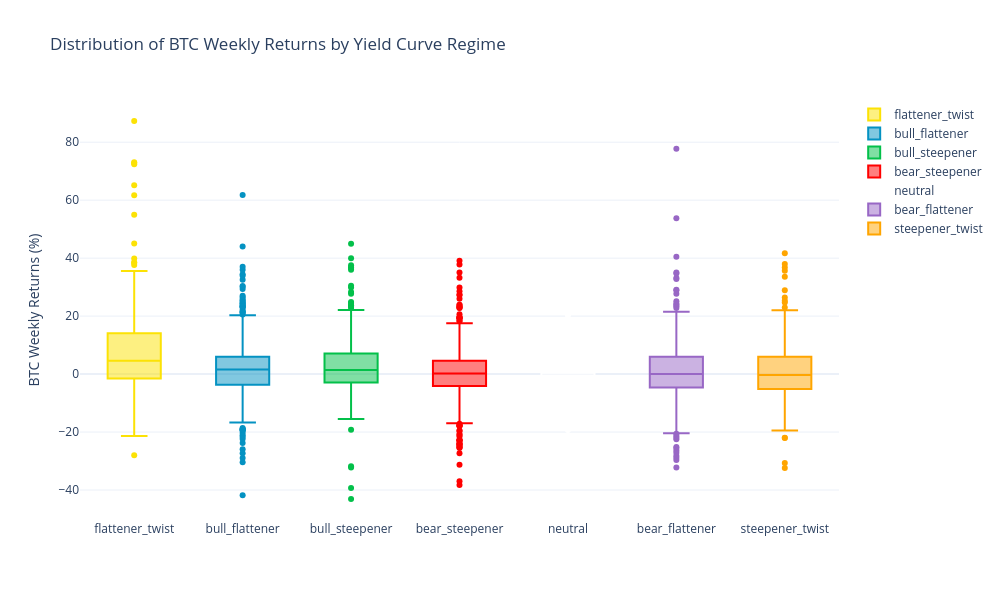

Source (notebook cell):
### Code cell
import pandas as pd
import numpy as np
import plotly.graph_objects as go
from plotly.subplots import make_subplots
from scipy import stats

# Load BTC data and calculate weekly returns
btc = pd.read_csv('micro/assetData/bitcoin.csv')
btc['date'] = pd.to_datetime(btc['date'])
btc.set_index('date', inplace=True)
btc['BTC_Weekly'] = btc.iloc[:, 0].pct_change(7) * 100  # 7-day change

# Load yield curve regime data
yc = pd.read_csv('macro/fredChanges/yieldCurveRegime_changes_daily.csv')
yc['date'] = pd.to_datetime(yc['date'])
yc.set_index('date', inplace=True)

# Merge data
merged = pd.merge(btc['BTC_Weekly'], yc[['regime', 'color']], 
                 left_index=True, right_index=True, 
                 how='left')

# Remove NaN values
merged = merged.dropna()

# Calculate statistics for each regime
regime_stats = {}
for regime in merged['regime'].unique():
    regime_data = merged[merged['regime'] == regime]['BTC_Weekly']
    regime_stats[regime] = {
        'mean': regime_data.mean(),
        'median': regime_data.median(),
        'std': regime_data.std(),
        'count': len(regime_data),
        'min': regime_data.min(),
        'max': regime_data.max()
    }

# Convert to DataFrame for easy display
stats_df = pd.DataFrame(regime_stats).round(2)
print("\nBTC Weekly Returns Statistics by Regime:")
print(stats_df)

# Perform one-way ANOVA to test if returns are significantly different across regimes
regimes = merged['regime'].unique()
regime_groups = [merged[merged['regime'] == regime]['BTC_Weekly'].dropna() for regime in regimes]
f_stat, p_value = stats.f_oneway(*regime_groups)

print(f"\nOne-way ANOVA test:")
print(f"F-statistic: {f_stat:.2f}")
print(f"p-value: {p_value:.4f}")

# Calculate mean returns for each regime
mean_returns = merged.groupby('regime')['BTC_Weekly'].agg(['mean', 'count']).round(2)
print("\nMean Returns by Regime:")
print(mean_returns)

# Create box plot of returns by regime
fig = go.Figure()

for regime in merged['regime'].unique():
    regime_data = merged[merged['regime'] == regime]['BTC_Weekly']
    color = merged[merged['regime'] == regime]['color'].iloc[0]
    
    fig.add_trace(go.Box(
        y=regime_data,
        name=regime,
        marker_color=color,
        boxpoints='outliers'
    ))

fig.update_layout(
    title='Distribution of BTC Weekly Returns by Yield Curve Regime',
    yaxis_title='BTC Weekly Returns (%)',
    showlegend=True,
    height=600,
    width=1000,
    template='plotly_white'
)

fig.show()

# Additional analysis: Calculate probability of positive returns in each regime
prob_positive = merged.groupby('regime').apply(
    lambda x: (x['BTC_Weekly'] > 0).mean() * 100
).round(2)

print("\nProbability of Positive Weekly Returns by Regime (%):")
print(prob_positive)

# Calculate volatility (annualized) for each regime
annualized_vol = merged.groupby('regime')['BTC_Weekly'].std() * np.sqrt(52)

print("\nAnnualized Volatility by Regime (%):")
print(annualized_vol.round(2))

### Figure 1 — Plotly figure (JSON) as saved in the notebook; plotly's stock layout.template omitted (floating-point values rounded to 4 significant figures; data arrays with more than 128 entries replaced by an {"elided": "..."} marker saying what was removed)
{"data": [{"boxpoints": "outliers", "marker": {"color": "#FCE205"}, "name": "flattener_twist", "type": "box", "y": {"elided": "180 float values"}}, {"boxpoints": "outliers", "marker": {"color": "#0492C2"}, "name": "bull_flattener", "type": "box", "y": {"elided": "634 float values"}}, {"boxpoints": "outliers", "marker": {"color": "#03C04A"}, "name": "bull_steepener", "type": "box", "y": {"elided": "270 float values"}}, {"boxpoints": "outliers", "marker": {"color": "#FF0000"}, "name": "bear_steepener", "type": "box", "y": {"elided": "679 float values"}}, {"boxpoints": "outliers", "marker": {"color": "#FFFFFF"}, "name": "neutral", "type": "box", "y": {"elided": "249 float values"}}, {"boxpoints": "outliers", "marker": {"color": "#9867C5"}, "name": "bear_flattener", "type": "box", "y": {"elided": "463 float values"}}, {"boxpoints": "outliers", "marker": {"color": "#FFA500"}, "name": "steepener_twist", "type": "box", "y": {"elided": "347 float values"}}], "layout": {"height": 600, "showlegend": true, "title": {"text": "Distribution of BTC Weekly Returns by Yield Curve Regime"}, "width": 1000, "yaxis": {"title": {"text": "BTC Weekly Returns (%)"}}}}
